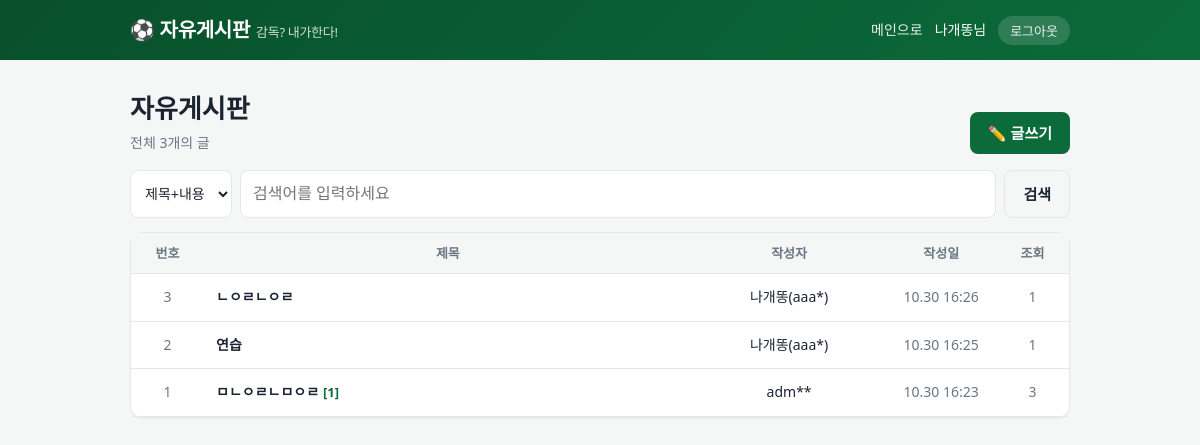
Page /board/ (signed in) on the earlier database version.
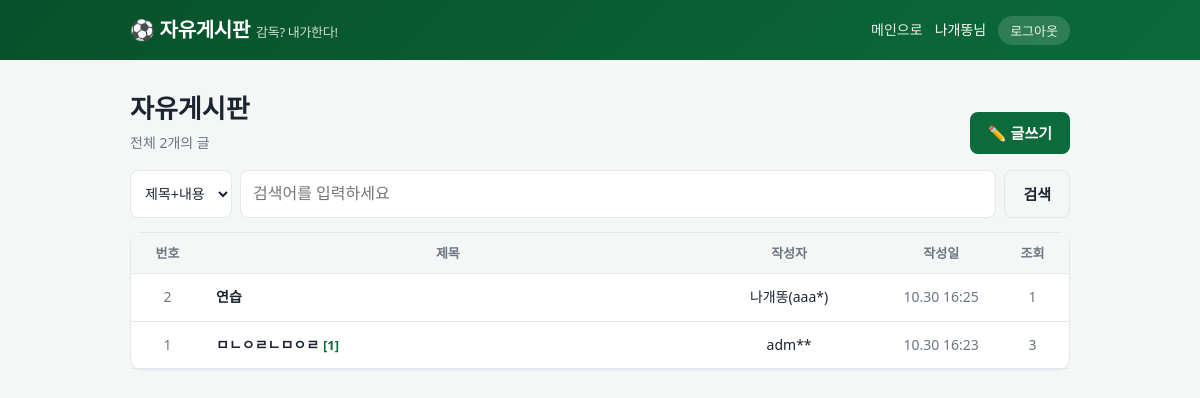
Same page on the later database version.
### board/models.py (models this page shows, shortened)
class Profile(models.Model):
    user = models.OneToOneField(User, on_delete=models.CASCADE, related_name='profile')
    nickname = models.CharField('별명', max_length=12, unique=True)
    created_at = models.DateTimeField(auto_now_add=True)

class _Moderated(models.Model):
    OK, DELETED = 'ok', 'deleted'
    STATUS = [(OK, '정상'), (DELETED, '삭제됨 (규정 위반)')]
    status = models.CharField('상태', max_length=10, choices=STATUS, default=OK, db_index=True)
    deleted_reason = models.CharField('삭제 사유', max_length=200, blank=True)
    deleted_at = models.DateTimeField(null=True, blank=True)
    class Meta:
        abstract = True

class Post(_Moderated):
    author = models.ForeignKey(User, on_delete=models.CASCADE, related_name='board_posts')
    title = models.CharField('제목', max_length=100)
    content = models.TextField('내용')
    views = models.PositiveIntegerField('조회수', default=0)
    created_at = models.DateTimeField(auto_now_add=True)
    updated_at = models.DateTimeField(auto_now=True)
    class Meta:
        ordering = ['-created_at', '-id']

### board/views.py (the view, shortened to what this page needs)
# urls.py: path('', views.post_list, name='list'),
@member_required
def post_list(request):
    safe_ensure()
    qs = (
        Post.objects
        .filter(status=Post.OK)
        .select_related('author__profile')
        .annotate(
            n_comments=Count(
                'comments',
                filter=Q(
                    comments__status=Comment.OK,
                ),
            ),
        )
        .order_by('-created_at', '-id')
    )
    query = request.GET.get('q', '').strip()
    search_by = request.GET.get('by', 'all')
    paginator = Paginator(qs, PER_PAGE)
    page = paginator.get_page(
        request.GET.get('page')
    )
    for index, post in enumerate(page):
        post.no = (
            paginator.count
            - (page.number - 1) * PER_PAGE
            - index
        )
    params = request.GET.copy()
    params.pop('page', None)
    return render(
        request,
        'board/list.html',
        {
            'page': page,
            'q': query,
            'by': search_by,
            'qs': params.urlencode(),
            'total': paginator.count,
        },
    )

### board/matchbot.py (called while the page is built, shortened)
def ensure_match_threads(days=2):
    now = timezone.now()
    todo = list(Match.objects.filter(post__isnull=True, kickoff__gte=now, kickoff__lte=now + timedelta(days=days))
                .select_related('home', 'away'))
    if not todo:
        return 0

def safe_ensure():
    try:
        return ensure_match_threads()
    except Exception:
        log.exception('경기 예측 글 자동 작성 실패')
        return 0

### board/templatetags/board_tags.py (called while the page is built)
@register.filter
def nick(user):
    try:
        return user.profile.nickname
    except Exception:
        return user.get_username()

@register.filter
def who(user):
    from board.matchbot import BOT_USERNAME
    u = user.get_username()
    try:
        nickname = user.profile.nickname
    except Exception:
        nickname = ''
    if u == BOT_USERNAME:
        return f'🤖 {nickname or "AI 해설위원"}'
    masked = u[:3] + '*' * max(len(u) - 3, 0)
    return f'{nickname}({masked})' if nickname else masked

### board/views.py (called while the page is built, shortened)
def member_required(view):
    @wraps(view)
    def wrapper(request, *args, **kwargs):
        return view(request, *args, **kwargs)
    return wrapper

### board/templates/board/list.html (shortened to what this page needs)
{% extends 'board/base.html' %}{% load board_tags %}
{% block content %}
<div class="bd-title">
  <div><h1>자유게시판</h1><p>전체 {{ total }}개의 글</p></div>
  <a class="btn" href="{% url 'board:create' %}">✏️ 글쓰기</a>
</div>
<form class="search" method="get">
  <select name="by">
    <option value="all" {% if by == 'all' %}selected{% endif %}>제목+내용</option>
  </select>
  <input type="text" name="q" value="{{ q }}" placeholder="검색어를 입력하세요">
  <button class="btn sub" type="submit">검색</button>
</form>
<div class="card">
<table class="list">
  <tr><th class="hide-s" style="width:60px">번호</th><th>제목</th><th style="width:160px">작성자</th><th style="width:90px" class="hide-s">작성일</th><th style="width:60px" class="hide-s">조회</th></tr>
  {% for p in page %}
  <tr>
    <td class="hide-s muted">{{ p.no }}</td>
    <td class="t"><a href="{% url 'board:detail' p.pk %}">{{ p.title }}</a>{% if p.n_comments %}<span class="cmt">[{{ p.n_comments }}]</span>{% endif %}</td>
    <td>{{ p.author|who }}</td>
    <td class="hide-s muted">{{ p.created_at|date:"m.d H:i" }}</td>
    <td class="hide-s muted">{{ p.views }}</td>
  </tr>
  {% empty %}
  <tr><td colspan="5" class="empty">{% if q %}검색 결과가 없습니다.{% else %}아직 글이 없습니다. 첫 글을 남겨보세요!{% endif %}</td></tr>
  {% endfor %}
</table>
</div>
{% endblock %}

### .site_nav_backups/20261030_164808_005992/board/templates/board/base.html (shortened to what this page needs)
{% load static board_tags %}<!DOCTYPE html>
<html lang="ko">
<head>
<link rel="stylesheet" href="{% static 'board/board.css' %}">
</head>
<body>
<header class="bd-head"><div class="in">
  <a class="bd-logo" href="{% url 'board:list' %}">⚽ 자유게시판<small>감독? 내가한다!</small></a>
  <nav class="bd-nav">
    <a href="/">메인으로</a>
    {% if user.is_authenticated %}
      <span>{{ user|nick }}님</span>
      <form method="post" action="{% url 'board:logout' %}">{% csrf_token %}<button type="submit">로그아웃</button></form>
    {% else %}
      <a href="{% url 'board:login' %}">로그인</a>
      <a href="{% url 'board:signup' %}">회원가입</a>
    {% endif %}
  </nav>
</div></header>
<main class="bd-wrap">
{% block content %}{% endblock %}
</main>
</body>
</html>

### board/static/board/board.css (style rules this page uses)
:root { --pitch:#0b6b3a; --pitch-d:#08502b; --ink:#1b2430; --muted:#6b7684; --line:#e3e8ee; --bg:#f4f7f5; --card:#fff; --accent:#f2b705; --danger:#c0392b; --ok:#1e8449; --radius:12px; }
* { box-sizing:border-box }
body { margin:0;font-family:system-ui,'Malgun Gothic','Apple SD Gothic Neo',sans-serif;background:var(--bg);color:var(--ink);line-height:1.6 }
a { color:inherit;text-decoration:none }
.bd-head { background:linear-gradient(135deg,var(--pitch-d),var(--pitch));color:#fff }
.bd-head .in { max-width:980px;margin:0 auto;padding:14px 20px;display:flex;align-items:center;gap:16px;flex-wrap:wrap }
.bd-logo { font-size:20px;font-weight:800;letter-spacing:-.3px }
.bd-logo small { font-weight:500;opacity:.8;margin-left:6px;font-size:13px }
.bd-nav { margin-left:auto;display:flex;align-items:center;gap:12px;font-size:14px;flex-wrap:wrap }
.bd-nav a,.bd-nav button { color:#fff;opacity:.92 }
.bd-nav form { display:inline }
.bd-nav button { background:rgba(255,255,255,.16);border:0;padding:5px 12px;border-radius:999px;cursor:pointer;font-size:13px }
.bd-wrap { max-width:980px;margin:0 auto;padding:24px 20px 60px }
.bd-title { display:flex;align-items:flex-end;justify-content:space-between;gap:12px;margin:4px 0 16px;flex-wrap:wrap }
.bd-title h1 { margin:0;font-size:26px }
.bd-title p { margin:2px 0 0;color:var(--muted);font-size:14px }
.card { background:var(--card);border:1px solid var(--line);border-radius:var(--radius);box-shadow:0 1px 2px rgba(0,0,0,.04) }
.btn { display:inline-block;border:0;border-radius:8px;padding:9px 18px;font-size:15px;font-weight:600;cursor:pointer;background:var(--pitch);color:#fff }
.btn.sub { background:transparent;color:var(--ink);border:1px solid var(--line) }
.search { display:flex;gap:8px;margin-bottom:14px;flex-wrap:wrap }
.search select,.search input { padding:8px 10px;border:1px solid var(--line);border-radius:8px;background:var(--card);color:var(--ink);font-size:14px }
.search input { flex:1;min-width:160px }
table.list { width:100%;border-collapse:collapse }
table.list th { font-size:13px;color:var(--muted);font-weight:600;padding:10px 12px;border-bottom:1px solid var(--line);text-align:center;background:var(--bg) }
table.list td { padding:12px;border-bottom:1px solid var(--line);text-align:center;font-size:14px }
table.list td.t { text-align:left;width:52% }
table.list td.t a { font-weight:600 }
.cmt { color:var(--pitch);font-weight:700;margin-left:4px;font-size:13px }
.muted { color:var(--muted) }
input[type=text],input[type=password],textarea { width:100%;padding:10px 12px;border:1px solid var(--line);border-radius:8px;font:inherit;background:var(--card);color:var(--ink) }

Differences in the rows shown:
removed Post: no "3", title "ㄴㅇㄹㄴㅇㄹ", author|who "나개똥(aaa*)", created_at "10.30 16:26", views "1"
Other differences:
{{ total }}: "3" → "2"
